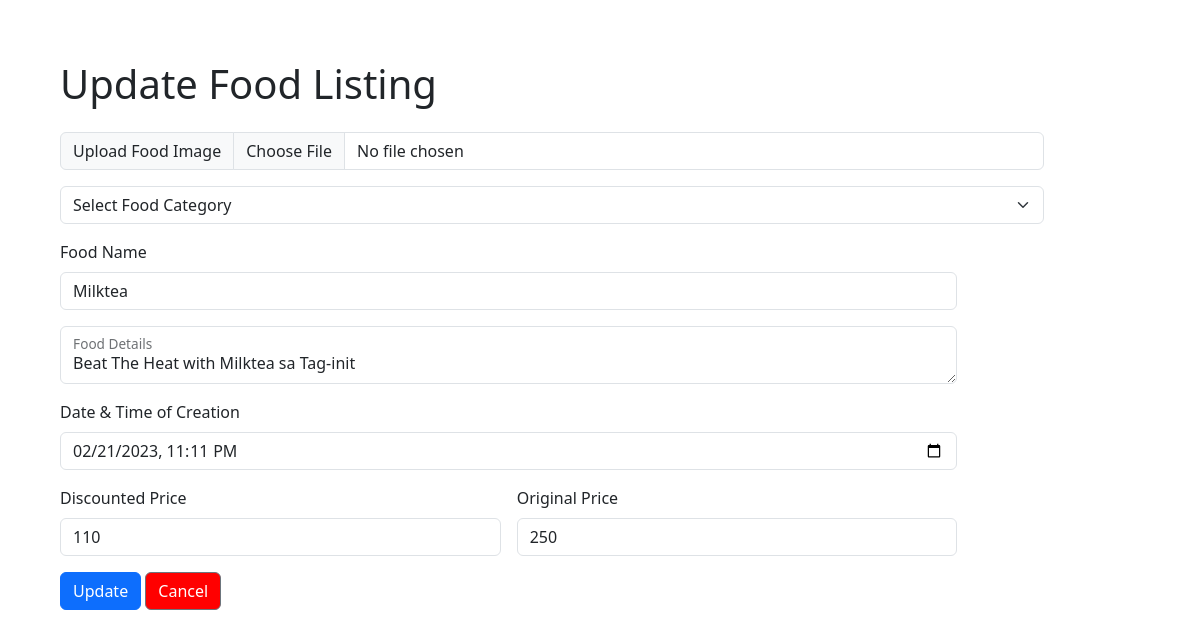
The page /edit.php?id=27 (signed in) on the database its author committed.
### tables this page shows
CREATE TABLE `food_product` (
  `food_id` int(20) NOT NULL,
  `user_id` int(20) NOT NULL,
  `category_id` int(20) NOT NULL,
  `food_pic` longblob NOT NULL,
  `food_name` varchar(50) NOT NULL,
  `food_description` varchar(100) NOT NULL,
  `food_creation` datetime NOT NULL,
  `food_discountedPrice` varchar(50) NOT NULL,
  `food_origPrice` varchar(50) NOT NULL
);

### backend.php (called while the page is built, shortened)
<?php
    class Backend{
      public $host = 'localhost';
      public $user = 'root';
      public $pass = '';
      public $db = 'fortami1';
      public $con;
      function __construct(){
        $this->con = new mysqli($this->host,$this->user,$this->pass,$this->db) or die("Connection Error!");
      }
      function categorylist(){
        $query = "SELECT * FROM category";
        $result = $this->con->query($query);
          if($result){
            if($result->num_rows > 0){
              while($row = $result->fetch_assoc()){
                echo "<option value=".$row['category_id'].">".$row['category_name']."</option>";
              }
            }
          }
      }
    }
?>

### edit.php (the view, shortened to what this page needs)
<?php
    include 'backend.php';
    $backend = new Backend;
        $food_id = $_GET['id'];
        $user_id = $_SESSION['id'];
        $con = mysqli_connect("localhost","root","","fortami");
        $query = "SELECT food_product.category_id,category.category_name,food_pic,food_name,food_description,
        food_creation,food_discountedPrice,food_origPrice
        FROM food_product
        JOIN category ON category.category_id = food_product.category_id
        WHERE food_id = $food_id AND user_id = $user_id";
        $result = mysqli_query($con,$query);
        $row = mysqli_fetch_assoc($result);
?>
<!DOCTYPE html>
<html lang="en">
<head>
    <link href="https://cdn.jsdelivr.net/npm/bootstrap@5.3.0-alpha1/dist/css/bootstrap.min.css" rel="stylesheet">
</head>
<body>
<div class="container-fluid" style="padding:30px;">
<form class="row g-3"style="padding:30px;" action="" method="post">
    <h1>Update Food Listing</h1>
    <div class="input-group" style="width:1000px;">
        <label class="input-group-text" for="inputGroupFile01">Upload Food Image</label>
        <input type="file" class="form-control" id="inputGroupFile01" name="foodpic" required>
    </div>
    <div class="input-group" style="width:1000px;">
        <select class="form-select" aria-label="Default select example" name="category" required>
            <option selected disabled>Select Food Category</option>
            <?php $backend->categorylist();?>
        </select>
    </div>
    <div class="col-md-10" >
            <label for="food name" class="form-label">Food Name</label>
            <input type="text" class="form-control" id="foodname" name="foodname" value="<?=$row['food_name'];?>" required>
    </div>
    <div class="col-10">
        <div class="form-floating">
            <textarea class="form-control" placeholder="Leave a comment here" id="floatingTextarea" name="fooddesc" required><?=$row['food_description'];?></textarea>
            <label for="floatingTextarea">Food Details</label>
        </div>
    </div>
    <div class="col-md-10">
        <label for="datetime" class="form-label">Date & Time of Creation</label>
        <input type="datetime-local" class="form-control" id="inputAddress" name="creation" value="<?=$row['food_creation'];?>" required>
    </div>
    <div class="col-md-5">
        <label for="inputState" class="form-label">Discounted Price</label>
        <input type="number" class="form-control" name="disprice" id="disprice" value="<?=$row['food_discountedPrice'];?>" required>
    </div>
    <div class="col-md-5">
        <label for="inputZip" class="form-label">Original Price</label>
        <input type="number" class="form-control" name="origprice" id="origprice" value="<?=$row['food_origPrice'];?>" required>
    </div>
    <div class="col-12">
        <button type="submit" class="btn btn-primary" name="editbtn">Update</button>
        <a class="btn btn-secondary" href="product.php" style="background-color:red;">Cancel</a>
    </div>
</form>
</div>
</body>
</html>

### rows shown on the page
food_product: foodname "Milktea", fooddesc "Beat The Heat with Milktea sa Tag-init", creation "02/21/2023 23:11", disprice "110", origprice "250"
